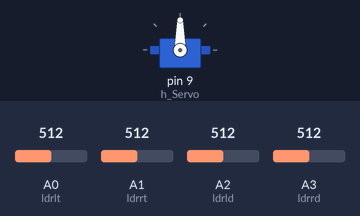
Recording of a sketch running on a simulated Arduino Uno, built with avr-gcc and run on an emulated ATmega328P. Parts: servo. The inputs (shaded band) are chosen by the test bench; at power-on: A0 (ldrlt) = 512, A1 (ldrrt) = 512, A2 (ldrld) = 512, A3 (ldrrd) = 512.

Above: at 1.2 s.
1.3 s: A0 (ldrlt) set to 526
At 2.07 s:
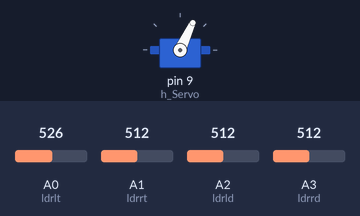
4.3 s: A1 (ldrrt) set to 540
At 4.51 s:
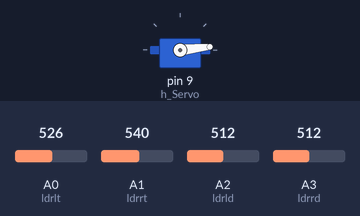
7.3 s: A2 (ldrld) set to 524
At 7.3 s:
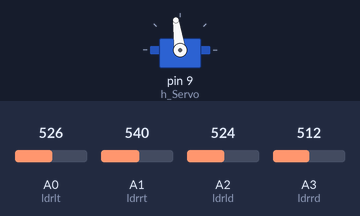
8.8 s: A3 (ldrrd) set to 716
At 11.8 s:
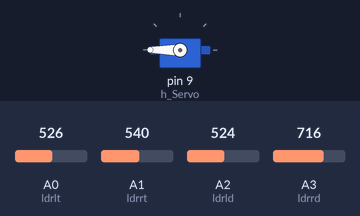
Timing chart, 0 to 12.8 s (numbered marks = the images above; inputs shaded):
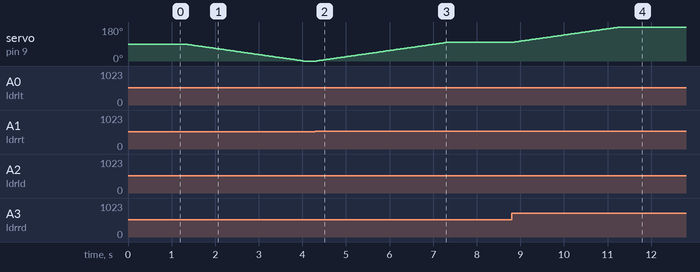

The sketch:

Sun_Tracker_V1.ino
```cpp
#include <Servo.h>

Servo h_Servo;

int h_Pos = 90;
const int tol = 1;

// LDR pin connections
int ldrlt = 0; //LDR top left
int ldrrt = 1; //LDR top rigt
int ldrld = 2; //LDR down left
int ldrrd = 3; //ldr down rigt

void setup() {
  // put your setup code here, to run once:
  h_Servo.attach(9);
  pinMode(ldrlt, INPUT);
  pinMode(ldrrt, INPUT);
  pinMode(ldrld, INPUT);
  pinMode(ldrrd, INPUT);
}

void loop() {
  int lt = analogRead(ldrlt); // top left
  int rt = analogRead(ldrrt); // top right
  int ld = analogRead(ldrld); // down left
  int rd = analogRead(ldrrd); // down rigt

  int avl = (lt + ld) / 2; // average value left
  int avr = (rt + rd) / 2; // average value right

  int dhoriz = avl - avr;// check the diffirence og left and rigt

if(-1*tol > dhoriz || dhoriz > tol){
  if(avl > avr){
    h_Pos = --h_Pos;
    if(h_Pos<0){
      h_Pos = 0;
    }
  }
  else if(avl < avr){
    h_Pos = ++h_Pos;
    if(h_Pos>180){
      h_Pos = 180;
    }

  }
  else if (avl == avr)
  {
    // nothing
  }

  h_Servo.write(h_Pos);
}
  delay(30);
  /*
  for (h_Pos = 0; h_Pos <= 180; h_Pos++){
    h_Servo.write(h_Pos);
    delay(15);
  }

   for (h_Pos = 180; h_Pos >= 0; h_Pos--){
    h_Servo.write(h_Pos);
    delay(15);
  }*/
}
```

Measured:
- the behaviour switches between 515 and 516 on A0 (ldrlt) (found by bisection; images 0 and 1)
- the behaviour switches between 529 and 530 on A1 (ldrrt) (found by bisection; images 1 and 2)
- the behaviour switches between 523 and 524 on A2 (ldrld) (found by bisection; images 2 and 3)
- after the input at 1.3 s, servo on pin 9 (h_Servo): moves from 90° to 0° over 2.7 s, starting at once
- after the input at 4.3 s, servo on pin 9 (h_Servo): moves from 0° to 98° over 3.0 s, starting at once
- after the input at 7.3 s, servo on pin 9 (h_Servo): stays 98° (without the input it goes to 99° after 0.02 s)
- after the input at 8.8 s, servo on pin 9 (h_Servo): moves from 98° to 180° over 2.5 s, starting at once
